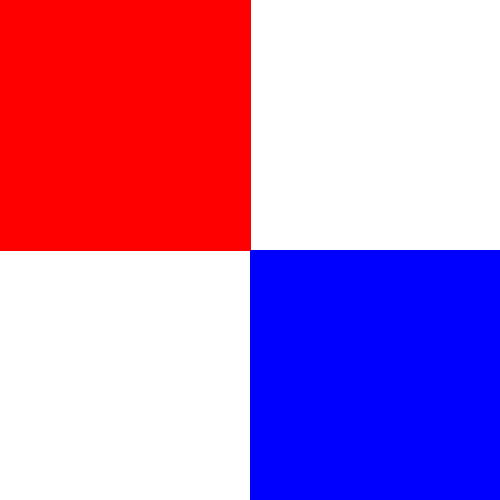
Frame 1 (no input)
Frame 60 (the mouse pressed at the canvas centre just before this capture): identical to frame 1, image omitted
Frame 120 (the mouse held since frame 60 and released just before this capture): identical to frame 1, image omitted

The Processing sketch that drew this single still picture (run headless with seeded random() and noise(); from frame 60 on, the mouse is pressed at the canvas centre):

// Processing sketch: q1_make_up
// ── q1_make_up.pde
void setup() {
  size(500, 500);
    
}
void draw() {
  background(255,255,255);
  stroke(255, 0, 0);
    fill(255,0,0); 
  rectMode(CORNERS); 
  rect(0,0,250,250) ;
  noStroke();
  
  
  
      fill(0,0,255); 
  rectMode(CORNERS); 
  rect(250,250,500,500) ;
  
  
  
  
}
